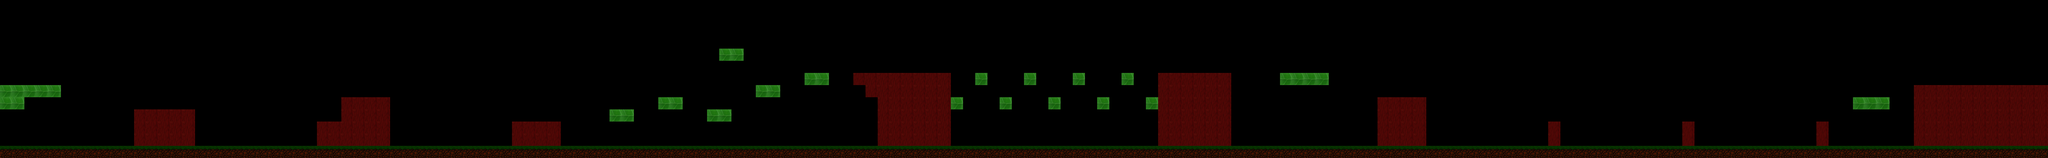

A level layout from a 2D game, rendered from its tile map. Below: a short description, then the map file with tile-grid data replaced by summaries:
An orthogonal 168x13 tile map with 64x64 px tiles, 1 tile layer (Tile Layer 1) and 72 objects.

<map version="1.0" orientation="orthogonal" width="168" height="13" tilewidth="64" tileheight="64">
 <tileset firstgid="1" name="level5" tilewidth="64" tileheight="64" spacing="2">
  <image source="level5.png" width="256" height="128" />
 </tileset>
 <layer name="Tile Layer 1" width="168" height="13">
  <data>[2184 cells, 398 non-empty, 3 distinct tile ids]</data>
 </layer>
 <objectgroup name="end" width="168" height="13">
  <object x="10452" y="388" />
 </objectgroup>
 <objectgroup name="snake" width="168" height="13">
  <object x="1168" y="732" />
  <object x="1460" y="740" />
  <object x="2808" y="592" />
  <object x="4776" y="320" />
  <object x="6272" y="320" />
  <object x="6628" y="724" />
  <object x="7056" y="720" />
  <object x="9220" y="710" />
  <object x="8484" y="708" />
  <object x="7824" y="690" />
  <object x="9836" y="704" />
  <object x="10220" y="404" />
 </objectgroup>
 <objectgroup name="mosquito" width="168" height="13">
  <object x="1176" y="300" />
  <object x="1948" y="304" />
  <object x="5148" y="152" />
  <object x="6024" y="152" />
  <object x="8500" y="268" />
  <object x="9264" y="240" />
 </objectgroup>
 <objectgroup name="frog" width="168" height="13" />
 <objectgroup name="plant" width="168" height="13">
  <object x="6832" y="328" />
  <object x="5144" y="704" />
  <object x="5432" y="712" />
  <object x="5672" y="700" />
  <object x="5936" y="704" />
  <object x="508" y="724" />
  <object x="2248" y="716" />
  <object x="2484" y="712" />
 </objectgroup>
 <objectgroup name="leaf" width="168" height="13">
  <object x="2212" y="528" />
  <object x="2512" y="596" />
  <object x="7220" y="672" />
  <object x="7224" y="560" />
 </objectgroup>
 <objectgroup name="spikes" width="168" height="13">
  <object x="2988" y="740" />
  <object x="3048" y="740" />
  <object x="3112" y="744" />
  <object x="3172" y="744" />
  <object x="3240" y="744" />
  <object x="3304" y="752" />
  <object x="3364" y="748" />
  <object x="3432" y="744" />
  <object x="3500" y="740" />
  <object x="3560" y="732" />
  <object x="3620" y="740" />
  <object x="3680" y="744" />
  <object x="3744" y="744" />
  <object x="3816" y="736" />
  <object x="3876" y="740" />
  <object x="3944" y="736" />
  <object x="4008" y="748" />
  <object x="4068" y="740" />
  <object x="4128" y="736" />
  <object x="4196" y="740" />
  <object x="4268" y="744" />
  <object x="4312" y="736" />
  <object x="4372" y="736" />
  <object x="4448" y="736" />
  <object x="4520" y="736" />
  <object x="4564" y="740" />
  <object x="5058" y="720" />
  <object x="5222" y="724" />
  <object x="5352" y="724" width="14" height="12" />
  <object x="5510" y="732" />
  <object x="5602" y="730" />
  <object x="5742" y="734" />
  <object x="5854" y="724" width="12" height="26" />
  <object x="6012" y="732" />
  <object x="8062" y="732" />
  <object x="8244" y="726" />
  <object x="8756" y="720" />
  <object x="8954" y="716" />
  <object x="9492" y="724" />
  <object x="9646" y="728" />
 </objectgroup>
 <objectgroup name="flyjar" width="168" height="13">
  <object x="5544" y="484" />
 </objectgroup>
</map>
